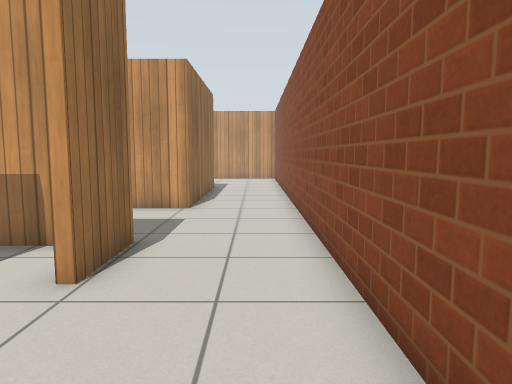
View 1 (above)

24 first-person views from a walk through a robot-simulator world made for Gazebo. The camera is 0.94 m above the floor, tilts 6° down and sees 70° across. The floor is counted in squares, 0.5 m on a side. Each view is taken from the middle of a square. On the plan, view 1 faces up. The plan holds only what a view shows up to about 18 squares ahead; the rest is blank. Simple patterns stand in for the simulator's built-in surfaces.

View 2
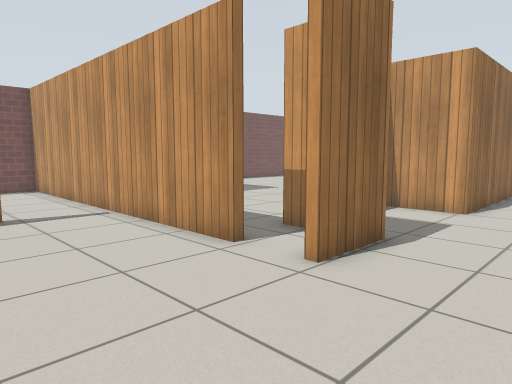

View 3
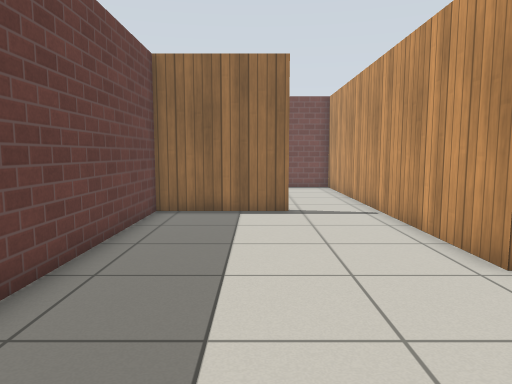

View 4
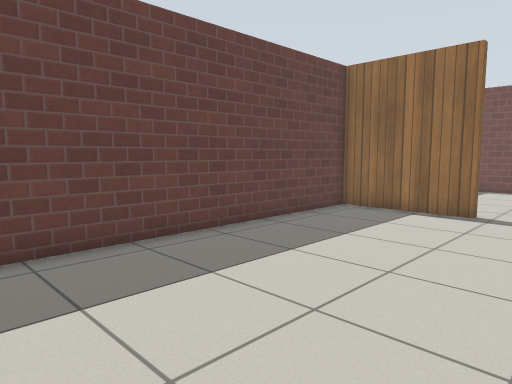

View 5
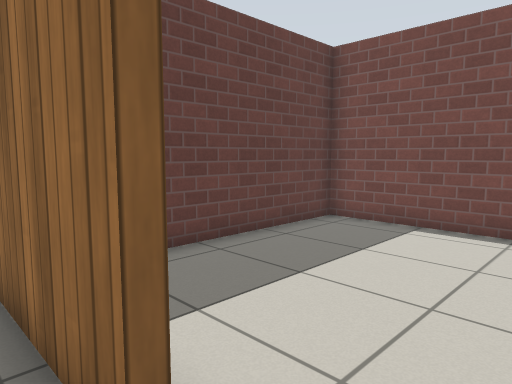

View 6
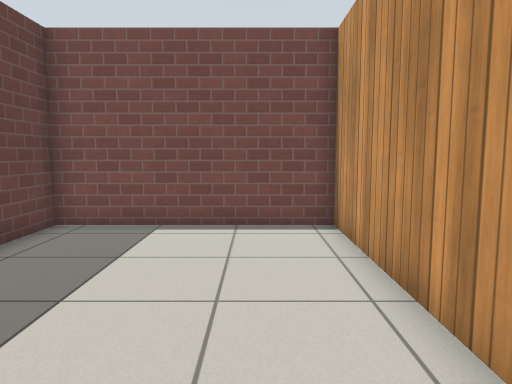

View 7
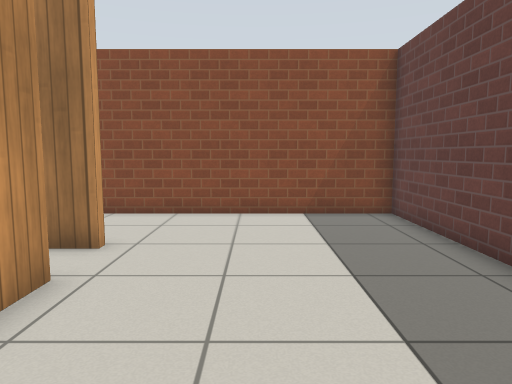

View 8
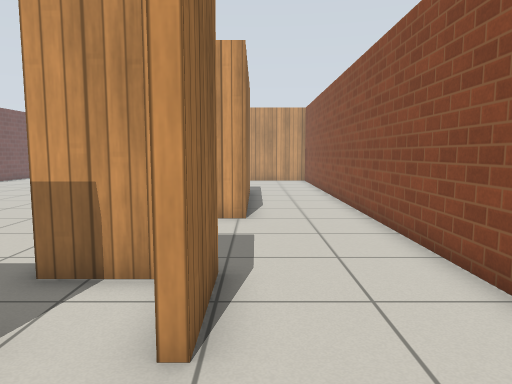

View 9
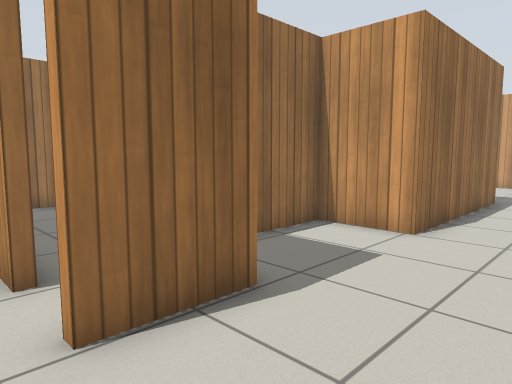

View 10
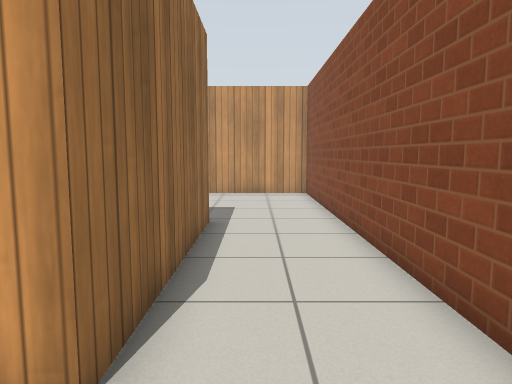

View 11
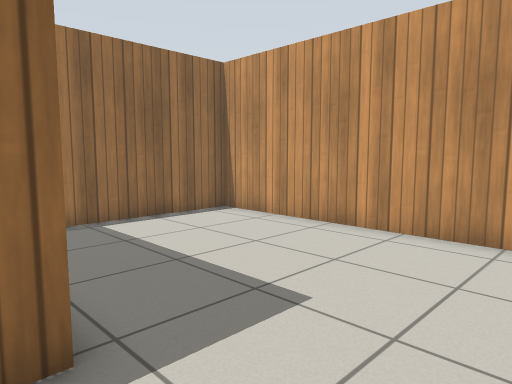

View 12
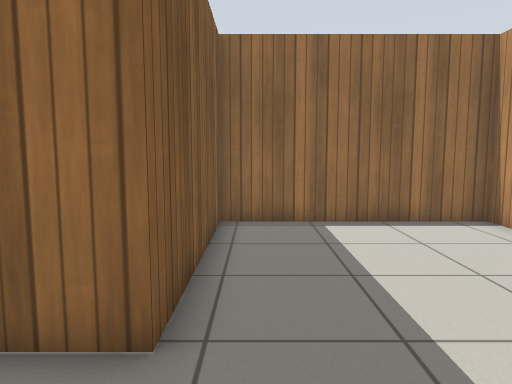

View 13
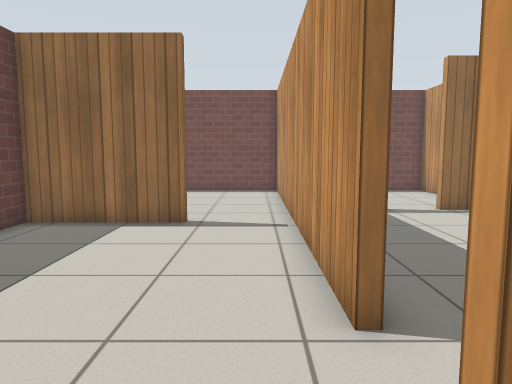

View 14
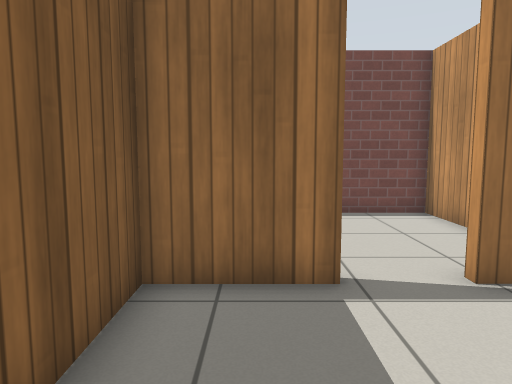

View 15
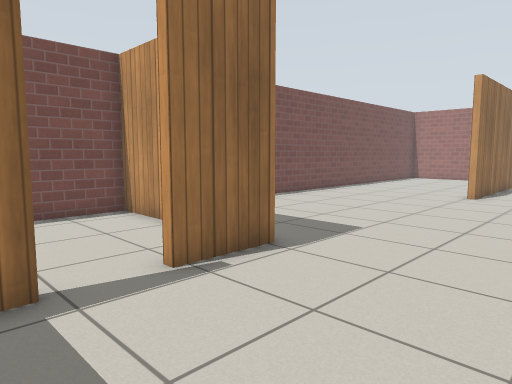

View 16
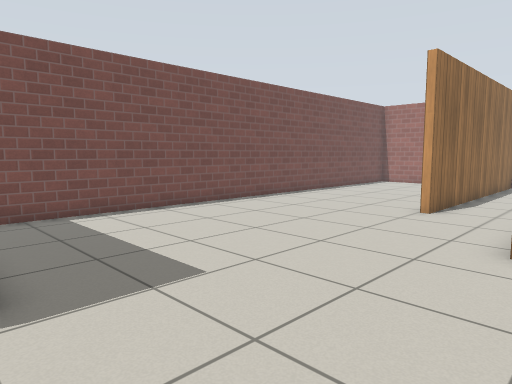

View 17
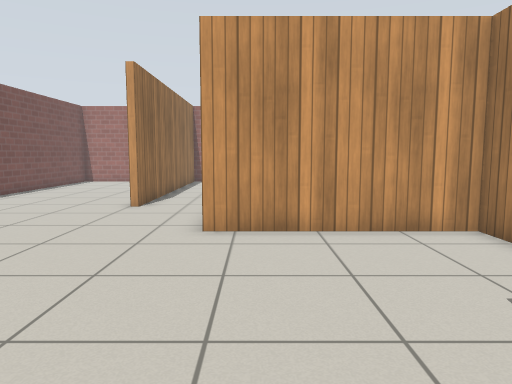

View 18
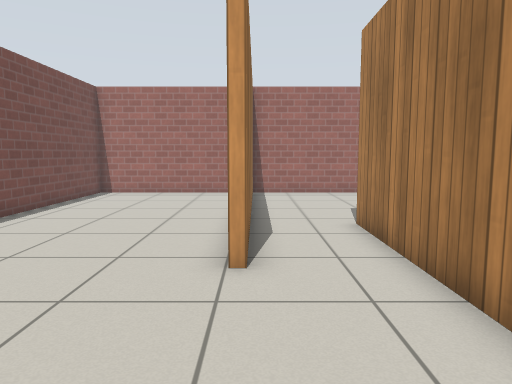

View 19
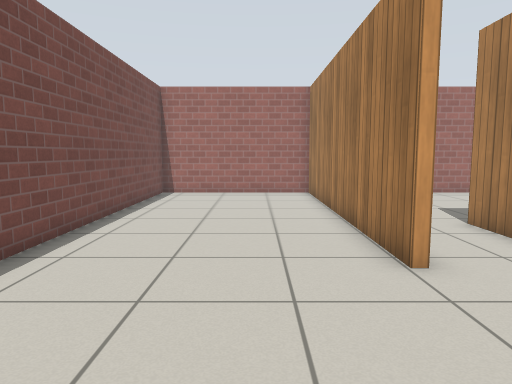

View 20
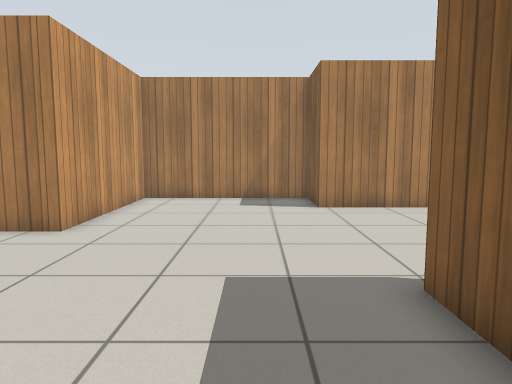

View 21
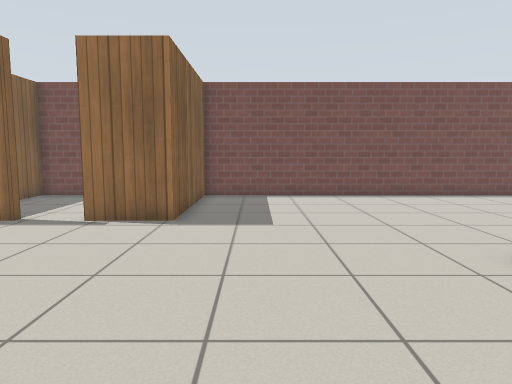

View 22
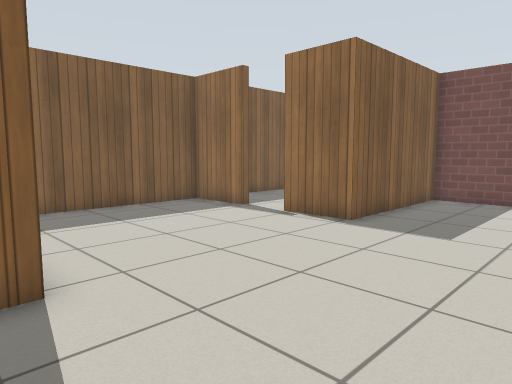

View 23
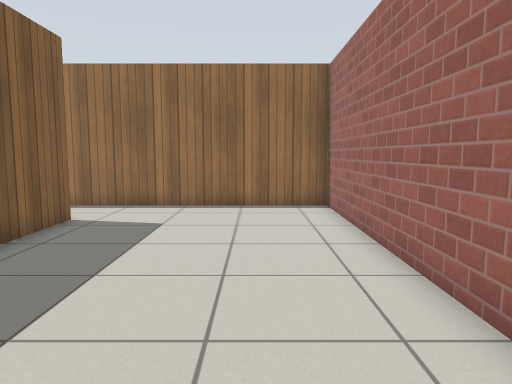

View 24
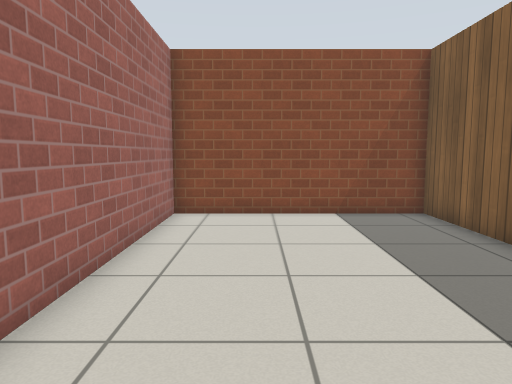

### Floor plan
Points are (right, up) in squares from view 1. A wall is a line through its corners. A room is listed if a view was taken in it or the views show most of it. See-through windows are left out.
Room 1 (views 1, 2, 3, 4, 5, 6, 7, 8, 9, 10, 13)
walls: (-4.6, 5.1) (-11.6, 5.1); (-3.5, 7.3) (-5.4, 7.3); (-2.6, 7.6) (-2.6, 5.1) (-2.9, 5.1) (-2.9, 6.1); (-11.2, 2.1) (-10.9, 2.1) (-10.9, -2.3) (1.4, -2.3) (1.4, 11.4); (-2.3, 12.5) (-5, 12.5) (-5, 10)
ways out: opening at (0, 12.3) to room 2; opening at (-5, 6.5) to room 3; opening at (-11, 3.5) to room 5
Room 2 (views 11, 12)
walls: (1.4, 11.4) (1.4, 27.4) (-9, 27.4) (-9, 20) (-2.3, 20) (-2.3, 12.5)
ways out: opening at (0, 12.3) to room 1
Room 3 (views 14, 15, 16, 17, 18, 19, 20, 21, 22)
walls: (-12.4, 23.8) (-12.4, 35.6) (-19.5, 35.6) (-19.5, 12.7) (-13.1, 12.7) (-13.1, 10.2) (-13.5, 10.2); (-13.5, 8.2) (-13.1, 8.2) (-13.1, 5.4) (-7.1, 5.4); (-5.3, 8.9) (-5.3, 12.7) (-2.6, 12.7) (-2.6, 19.7) (-9.3, 19.7) (-9.3, 22.4)
ways out: opening at (-5, 6.5) to room 1; opening at (-10.5, 23.5) to room 4; opening at (-13, 9.5) to room 6
Room 4 (views 23, 24)
walls: (-2.6, 27.7) (1.4, 27.7) (1.4, 35.6) (-12.1, 35.6) (-12.1, 23.8); (-9.3, 22.4) (-9.3, 27.7) (-6.4, 27.7)
ways out: opening at (-10.5, 23.5) to room 3
Room 5 (no view inside)
walls: (-11.6, 5.1) (-19.5, 5.1) (-19.5, -2.3) (-13.7, -2.3)
ways out: opening at (-11, 3.5) to room 1
Room 6 (no view inside)
walls: (-19.5, 7.2) (-19.5, 5.4) (-16.1, 5.4); (-17.1, 12.5) (-19.5, 12.5) (-19.5, 9.6)
ways out: opening at (-13, 9.5) to room 3

Positions as (right, up) in squares from view 1, and headings:
1: (0, 0), facing up
2: (1, 0), facing up-left
3: (1, 1), facing left
4: (1, 5), facing down-left
5: (-10, 4), facing down-left
6: (-10, 3), facing left
7: (-10, 2), facing right
8: (-2, 2), facing up
9: (1, 4), facing up-left
10: (-1, 10), facing up
11: (1, 19), facing up-left
12: (1, 21), facing left
13: (-1, 4), facing left
14: (-8, 7), facing left
15: (-8, 7), facing up-left
16: (-8, 12), facing up-left
17: (-8, 11), facing up
18: (-12, 18), facing up
19: (-15, 18), facing up
20: (-18, 15), facing right
21: (-3, 15), facing left
22: (-4, 18), facing down-left
23: (1, 33), facing left
24: (-10, 33), facing right
